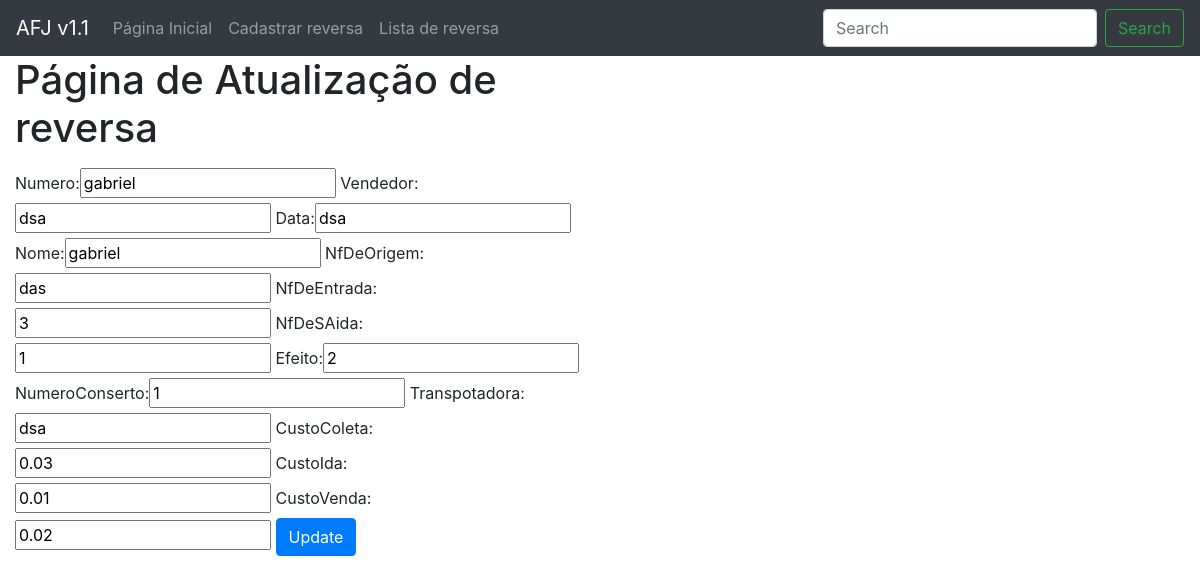
Screenshot of /funcionario/4 with the database file from the repository.
### helloworld/models.py (models this page shows)
class Funcionario(models.Model):
    numero= models.CharField(
     max_length=255,
     null=False,
     blank=False
    )
    vendedor = models.CharField(
     max_length=25,
     null=False,
     blank=False
    )
    data = models.CharField(
     max_length=11,
     null=False,
     blank=False
    )
    nome = models.CharField(
     max_length=255,
     null=False,
     blank=False
    )
    NfDeOrigem = models.CharField(
     max_length=5,
     null=False,
     blank=False
    )
    NfDeEntrada = models.PositiveIntegerField(
      null=False,
     blank=False
    )
    NfDeSAida = models.PositiveIntegerField(
     null=False,
     blank=False
    )
    efeito = models.PositiveIntegerField(
      null=False,
      blank=False
    )
    NumeroConserto = models.PositiveIntegerField(
     null=False,
     blank=False
    )
    transpotadora = models.CharField(
     max_length=255,
     null=False,
     blank=False
    )
    CustoColeta = models.DecimalField(
     max_digits=8,
     decimal_places=2,
     null=False,
     blank=False
    )
    CustoIda = models.DecimalField(
     max_digits=8,
     decimal_places=2,
     null=False,
     blank=False
    )
    CustoVenda = models.DecimalField(
     max_digits=8,
     decimal_places=2,
     null=False,
     blank=False
    )
    objetos = models.Manager()

### website/views.py (the view)
# urls.py: path('funcionario/<pk>', FuncionarioUpdateView.as_view(), name="atualiza_funcionario"),
class FuncionarioUpdateView(UpdateView):
    template_name = "website/atualiza.html"
    model = Funcionario
    fields = '__all__'
    context_object_name = 'funcionario'
    success_url = reverse_lazy("website:lista_funcionarios")

### website/templates/website/atualiza.html (shortened to what this page needs)
<!DOCTYPE html>
<html lang="en">
    <head>
        <link rel="stylesheet" href="https://maxcdn.bootstrapcdn.com/bootstrap/4.3.1/css/bootstrap.min.css">
    </head>
<body>
    <nav class="navbar navbar-expand-lg navbar navbar-dark bg-dark">
  <div class="collapse navbar-collapse" id="navbarTogglerDemo01">
    <a class="navbar-brand" href="#">AFJ v1.1</a>
    <ul class="navbar-nav mr-auto mt-2 mt-lg-0">
      <li class="nav-item">
        <a class="nav-link " href="{% url 'website:index' %}">Página Inicial</a>
      </li>
      <li class="nav-item">
        <a class="nav-link" href="{% url 'website:cadastra_funcionario' %}">Cadastrar reversa</a>
      </li>
      <li class="nav-item">
        <a class="nav-link" href="{% url 'website:lista_funcionarios' %}">Lista de reversa</a>
      </li>
    </ul>
    <form class="form-inline my-2 my-lg-0">
      <input class="form-control mr-sm-2" type="search" placeholder="Search" aria-label="Search">
      <button class="btn btn-outline-success my-2 my-sm-0" type="submit">Search</button>
    </form>
  </div>
</nav>
    <div class="col-md-6 well">
    <h1>Página de Atualização de reversa</h1>
    <form method="post">
        {{ form }}
<button type="button" class="btn btn-primary" data-toggle="modal" data-target="#exampleModal">
  Update
</button>
</body>
</html>

### rows the page displays
Funcionario: numero "gabriel", vendedor "dsa", data "dsa", nome "gabriel", NfDeOrigem "das", NfDeEntrada "3", NfDeSAida "1", efeito "2", NumeroConserto "1", transpotadora "dsa", CustoColeta "0.03", CustoIda "0.01", CustoVenda "0.02"
